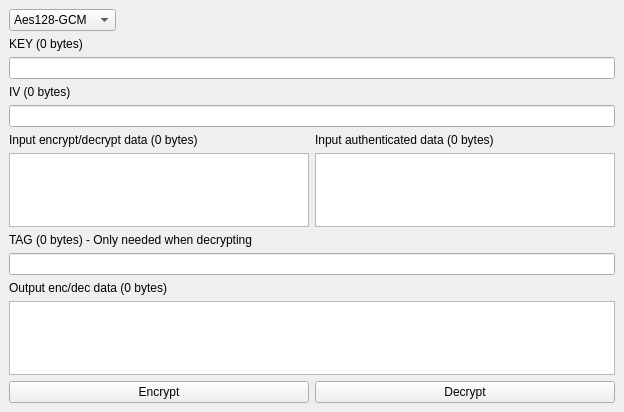
<?xml version="1.0" encoding="UTF-8"?>
<ui version="4.0">
 <class>UiAeAesGcm</class>
 <widget class="QMainWindow" name="UiAeAesGcm">
  <property name="geometry">
   <rect>
    <x>0</x>
    <y>0</y>
    <width>624</width>
    <height>412</height>
   </rect>
  </property>
  <property name="windowTitle">
   <string>UiAeAesGcm</string>
  </property>
  <widget class="QWidget" name="centralwidget">
   <layout class="QGridLayout" name="gridLayout">
    <item row="0" column="0">
     <widget class="QComboBox" name="comboBox_Mode">
      <property name="sizePolicy">
       <sizepolicy hsizetype="Maximum" vsizetype="Fixed">
        <horstretch>0</horstretch>
        <verstretch>0</verstretch>
       </sizepolicy>
      </property>
      <item>
       <property name="text">
        <string>Aes128-GCM</string>
       </property>
      </item>
      <item>
       <property name="text">
        <string>AES192-GCM</string>
       </property>
      </item>
      <item>
       <property name="text">
        <string>Aes256-GCM</string>
       </property>
      </item>
     </widget>
    </item>
    <item row="1" column="0" colspan="2">
     <widget class="QLabel" name="label_Key">
      <property name="text">
       <string>KEY (0 bytes)</string>
      </property>
     </widget>
    </item>
    <item row="2" column="0" colspan="2">
     <widget class="QLineEdit" name="lineEdit_Key">
      <property name="font">
       <font>
        <family>Consolas</family>
       </font>
      </property>
     </widget>
    </item>
    <item row="3" column="0" colspan="2">
     <widget class="QLabel" name="label_IV">
      <property name="text">
       <string>IV (0 bytes)</string>
      </property>
     </widget>
    </item>
    <item row="4" column="0" colspan="2">
     <widget class="QLineEdit" name="lineEdit_IV">
      <property name="font">
       <font>
        <family>Consolas</family>
       </font>
      </property>
      <property name="text">
       <string/>
      </property>
     </widget>
    </item>
    <item row="5" column="0">
     <widget class="QLabel" name="label_InputEncDec">
      <property name="text">
       <string>Input encrypt/decrypt data (0 bytes)</string>
      </property>
     </widget>
    </item>
    <item row="5" column="1">
     <widget class="QLabel" name="label_InputAuth">
      <property name="text">
       <string>Input authenticated data (0 bytes)</string>
      </property>
     </widget>
    </item>
    <item row="6" column="0">
     <widget class="QTextEdit" name="textEdit_InputDataEncDec">
      <property name="font">
       <font>
        <family>Consolas</family>
       </font>
      </property>
      <property name="html">
       <string>&lt;!DOCTYPE HTML PUBLIC &quot;-//W3C//DTD HTML 4.0//EN&quot; &quot;http://www.w3.org/TR/REC-html40/strict.dtd&quot;&gt;
&lt;html&gt;&lt;head&gt;&lt;meta name=&quot;qrichtext&quot; content=&quot;1&quot; /&gt;&lt;meta charset=&quot;utf-8&quot; /&gt;&lt;style type=&quot;text/css&quot;&gt;
p, li { white-space: pre-wrap; }
hr { height: 1px; border-width: 0; }
li.unchecked::marker { content: &quot;\2610&quot;; }
li.checked::marker { content: &quot;\2612&quot;; }
&lt;/style&gt;&lt;/head&gt;&lt;body style=&quot; font-family:'Consolas'; font-size:9pt; font-weight:400; font-style:normal;&quot;&gt;
&lt;p style=&quot;-qt-paragraph-type:empty; margin-top:0px; margin-bottom:0px; margin-left:0px; margin-right:0px; -qt-block-indent:0; text-indent:0px;&quot;&gt;&lt;br /&gt;&lt;/p&gt;&lt;/body&gt;&lt;/html&gt;</string>
      </property>
     </widget>
    </item>
    <item row="6" column="1">
     <widget class="QTextEdit" name="textEdit_InputDataAuth">
      <property name="font">
       <font>
        <family>Consolas</family>
       </font>
      </property>
      <property name="html">
       <string>&lt;!DOCTYPE HTML PUBLIC &quot;-//W3C//DTD HTML 4.0//EN&quot; &quot;http://www.w3.org/TR/REC-html40/strict.dtd&quot;&gt;
&lt;html&gt;&lt;head&gt;&lt;meta name=&quot;qrichtext&quot; content=&quot;1&quot; /&gt;&lt;meta charset=&quot;utf-8&quot; /&gt;&lt;style type=&quot;text/css&quot;&gt;
p, li { white-space: pre-wrap; }
hr { height: 1px; border-width: 0; }
li.unchecked::marker { content: &quot;\2610&quot;; }
li.checked::marker { content: &quot;\2612&quot;; }
&lt;/style&gt;&lt;/head&gt;&lt;body style=&quot; font-family:'Consolas'; font-size:9pt; font-weight:400; font-style:normal;&quot;&gt;
&lt;p style=&quot;-qt-paragraph-type:empty; margin-top:0px; margin-bottom:0px; margin-left:0px; margin-right:0px; -qt-block-indent:0; text-indent:0px;&quot;&gt;&lt;br /&gt;&lt;/p&gt;&lt;/body&gt;&lt;/html&gt;</string>
      </property>
     </widget>
    </item>
    <item row="7" column="0" colspan="2">
     <widget class="QLabel" name="label_Mac">
      <property name="text">
       <string>TAG (0 bytes) - Only needed when decrypting</string>
      </property>
     </widget>
    </item>
    <item row="8" column="0" colspan="2">
     <widget class="QLineEdit" name="lineEdit_Mac">
      <property name="font">
       <font>
        <family>Consolas</family>
       </font>
      </property>
     </widget>
    </item>
    <item row="9" column="0" colspan="2">
     <widget class="QLabel" name="label_OutputData">
      <property name="text">
       <string>Output enc/dec data (0 bytes)</string>
      </property>
     </widget>
    </item>
    <item row="10" column="0" colspan="2">
     <widget class="QTextEdit" name="textEdit_OutputData">
      <property name="font">
       <font>
        <family>Consolas</family>
       </font>
      </property>
      <property name="html">
       <string>&lt;!DOCTYPE HTML PUBLIC &quot;-//W3C//DTD HTML 4.0//EN&quot; &quot;http://www.w3.org/TR/REC-html40/strict.dtd&quot;&gt;
&lt;html&gt;&lt;head&gt;&lt;meta name=&quot;qrichtext&quot; content=&quot;1&quot; /&gt;&lt;meta charset=&quot;utf-8&quot; /&gt;&lt;style type=&quot;text/css&quot;&gt;
p, li { white-space: pre-wrap; }
hr { height: 1px; border-width: 0; }
li.unchecked::marker { content: &quot;\2610&quot;; }
li.checked::marker { content: &quot;\2612&quot;; }
&lt;/style&gt;&lt;/head&gt;&lt;body style=&quot; font-family:'Consolas'; font-size:9pt; font-weight:400; font-style:normal;&quot;&gt;
&lt;p style=&quot;-qt-paragraph-type:empty; margin-top:0px; margin-bottom:0px; margin-left:0px; margin-right:0px; -qt-block-indent:0; text-indent:0px;&quot;&gt;&lt;br /&gt;&lt;/p&gt;&lt;/body&gt;&lt;/html&gt;</string>
      </property>
     </widget>
    </item>
    <item row="11" column="0">
     <widget class="QPushButton" name="pushButton_Encrypt">
      <property name="text">
       <string>Encrypt</string>
      </property>
     </widget>
    </item>
    <item row="11" column="1">
     <widget class="QPushButton" name="pushButton_Decrypt">
      <property name="text">
       <string>Decrypt</string>
      </property>
     </widget>
    </item>
   </layout>
  </widget>
 </widget>
 <resources/>
 <connections/>
</ui>
